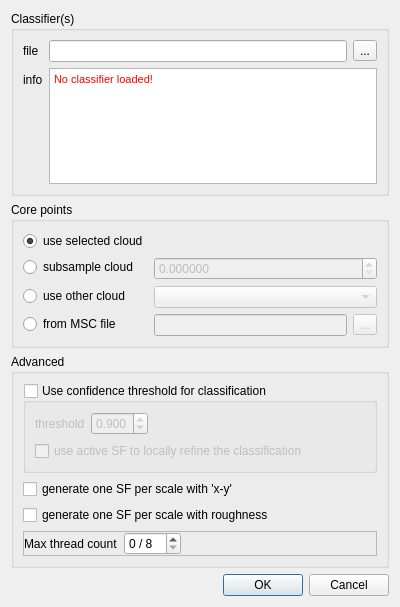
<?xml version="1.0" encoding="UTF-8"?>
<ui version="4.0">
 <class>CanupoClassifDialog</class>
 <widget class="QDialog" name="CanupoClassifDialog">
  <property name="geometry">
   <rect>
    <x>0</x>
    <y>0</y>
    <width>400</width>
    <height>607</height>
   </rect>
  </property>
  <property name="windowTitle">
   <string>CANUPO Classification</string>
  </property>
  <property name="windowIcon">
   <iconset resource="../qCanupo.qrc">
    <normaloff>:/CC/plugin/qCanupoPlugin/images/iconClassify.png</normaloff>:/CC/plugin/qCanupoPlugin/images/iconClassify.png</iconset>
  </property>
  <layout class="QVBoxLayout" name="verticalLayout">
   <item>
    <widget class="QGroupBox" name="groupBox">
     <property name="title">
      <string>Classifier(s)</string>
     </property>
     <layout class="QFormLayout" name="formLayout">
      <item row="0" column="0">
       <widget class="QLabel" name="label">
        <property name="text">
         <string>file</string>
        </property>
       </widget>
      </item>
      <item row="0" column="1">
       <layout class="QHBoxLayout" name="horizontalLayout_2">
        <item>
         <widget class="QLineEdit" name="classifFileLineEdit"/>
        </item>
        <item>
         <widget class="QToolButton" name="browseToolButton">
          <property name="text">
           <string>...</string>
          </property>
         </widget>
        </item>
       </layout>
      </item>
      <item row="1" column="0">
       <widget class="QLabel" name="label_2">
        <property name="text">
         <string>info</string>
        </property>
       </widget>
      </item>
      <item row="1" column="1">
       <widget class="QTextEdit" name="classifInfoTextEdit">
        <property name="html">
         <string>&lt;!DOCTYPE HTML PUBLIC &quot;-//W3C//DTD HTML 4.0//EN&quot; &quot;http://www.w3.org/TR/REC-html40/strict.dtd&quot;&gt;
&lt;html&gt;&lt;head&gt;&lt;meta name=&quot;qrichtext&quot; content=&quot;1&quot; /&gt;&lt;style type=&quot;text/css&quot;&gt;
p, li { white-space: pre-wrap; }
&lt;/style&gt;&lt;/head&gt;&lt;body style=&quot; font-family:'SimSun'; font-size:9pt; font-weight:400; font-style:normal;&quot;&gt;
&lt;p style=&quot; margin-top:0px; margin-bottom:0px; margin-left:0px; margin-right:0px; -qt-block-indent:0; text-indent:0px;&quot;&gt;&lt;span style=&quot; font-family:'MS Shell Dlg 2'; font-size:8pt; color:#ff0000;&quot;&gt;No classifier loaded!&lt;/span&gt;&lt;/p&gt;&lt;/body&gt;&lt;/html&gt;</string>
        </property>
       </widget>
      </item>
     </layout>
    </widget>
   </item>
   <item>
    <widget class="QGroupBox" name="corePointsGroupBox">
     <property name="toolTip">
      <string>Core points are points on which the computation is actually performed (result is then propagated to the neighboring points).</string>
     </property>
     <property name="title">
      <string>Core points</string>
     </property>
     <layout class="QFormLayout" name="formLayout_2">
      <item row="0" column="0">
       <widget class="QRadioButton" name="cpUseCloudRadioButton">
        <property name="toolTip">
         <string>Warning, might be quite long on more than 100 000 points...</string>
        </property>
        <property name="text">
         <string>use selected cloud</string>
        </property>
        <property name="checked">
         <bool>true</bool>
        </property>
       </widget>
      </item>
      <item row="2" column="0">
       <widget class="QRadioButton" name="cpUseOtherCloudRadioButton">
        <property name="toolTip">
         <string>Alternative core points cloud</string>
        </property>
        <property name="text">
         <string>use other cloud</string>
        </property>
       </widget>
      </item>
      <item row="2" column="1">
       <widget class="QComboBox" name="cpOtherCloudComboBox">
        <property name="enabled">
         <bool>false</bool>
        </property>
        <property name="toolTip">
         <string>Alternative core points cloud</string>
        </property>
       </widget>
      </item>
      <item row="1" column="0">
       <widget class="QRadioButton" name="cpSubsampleRadioButton">
        <property name="toolTip">
         <string>Subsampled version of the selected cloud</string>
        </property>
        <property name="text">
         <string>subsample cloud</string>
        </property>
       </widget>
      </item>
      <item row="1" column="1">
       <widget class="QDoubleSpinBox" name="cpSubsamplingDoubleSpinBox">
        <property name="enabled">
         <bool>false</bool>
        </property>
        <property name="toolTip">
         <string>Min. distance between points</string>
        </property>
        <property name="decimals">
         <number>6</number>
        </property>
        <property name="maximum">
         <double>1000000000.000000000000000</double>
        </property>
       </widget>
      </item>
      <item row="3" column="0">
       <widget class="QRadioButton" name="cpMscFileRadioButton">
        <property name="toolTip">
         <string>MSC files are generated by the original CANUPO tool (by N. Brodu)</string>
        </property>
        <property name="text">
         <string>from MSC file</string>
        </property>
       </widget>
      </item>
      <item row="3" column="1">
       <widget class="QFrame" name="cpMscFrame">
        <property name="enabled">
         <bool>false</bool>
        </property>
        <layout class="QHBoxLayout" name="horizontalLayout_4">
         <property name="leftMargin">
          <number>0</number>
         </property>
         <property name="topMargin">
          <number>0</number>
         </property>
         <property name="rightMargin">
          <number>0</number>
         </property>
         <property name="bottomMargin">
          <number>0</number>
         </property>
         <item>
          <widget class="QLineEdit" name="mscFileLineEdit"/>
         </item>
         <item>
          <widget class="QToolButton" name="mscBrowseToolButton">
           <property name="text">
            <string notr="true">...</string>
           </property>
          </widget>
         </item>
        </layout>
       </widget>
      </item>
     </layout>
    </widget>
   </item>
   <item>
    <widget class="QGroupBox" name="advancedGroupBox">
     <property name="title">
      <string>Advanced</string>
     </property>
     <property name="checked">
      <bool>false</bool>
     </property>
     <layout class="QVBoxLayout" name="verticalLayout_2">
      <item>
       <widget class="QGroupBox" name="useConfThresholdGroupBox">
        <property name="title">
         <string>Use confidence threshold for classification</string>
        </property>
        <property name="checkable">
         <bool>true</bool>
        </property>
        <property name="checked">
         <bool>false</bool>
        </property>
        <layout class="QVBoxLayout" name="verticalLayout_3">
         <item>
          <layout class="QHBoxLayout" name="horizontalLayout">
           <item>
            <widget class="QLabel" name="label_3">
             <property name="text">
              <string>threshold</string>
             </property>
            </widget>
           </item>
           <item>
            <widget class="QDoubleSpinBox" name="pokDoubleSpinBox">
             <property name="toolTip">
              <string>Points having a confidence under this threshold won't be classified (or a SF will be used)</string>
             </property>
             <property name="decimals">
              <number>3</number>
             </property>
             <property name="minimum">
              <double>0.000000000000000</double>
             </property>
             <property name="maximum">
              <double>1.000000000000000</double>
             </property>
             <property name="value">
              <double>0.900000000000000</double>
             </property>
            </widget>
           </item>
           <item>
            <spacer name="horizontalSpacer">
             <property name="orientation">
              <enum>Qt::Horizontal</enum>
             </property>
             <property name="sizeHint" stdset="0">
              <size>
               <width>40</width>
               <height>20</height>
              </size>
             </property>
            </spacer>
           </item>
          </layout>
         </item>
         <item>
          <widget class="QCheckBox" name="useSFCheckBox">
           <property name="toolTip">
            <string>Try to classify points with a low confidence based on the local SF values</string>
           </property>
           <property name="text">
            <string>use active SF to locally refine the classification</string>
           </property>
          </widget>
         </item>
        </layout>
       </widget>
      </item>
      <item>
       <widget class="QCheckBox" name="generateAdditionalSFsCheckBox">
        <property name="toolTip">
         <string>For test purpose!</string>
        </property>
        <property name="text">
         <string>generate one SF per scale with 'x-y'</string>
        </property>
       </widget>
      </item>
      <item>
       <widget class="QCheckBox" name="generateRoughnessSFsCheckBox">
        <property name="text">
         <string>generate one SF per scale with roughness</string>
        </property>
       </widget>
      </item>
      <item>
       <widget class="QFrame" name="frame">
        <property name="frameShape">
         <enum>QFrame::StyledPanel</enum>
        </property>
        <property name="frameShadow">
         <enum>QFrame::Raised</enum>
        </property>
        <layout class="QHBoxLayout" name="horizontalLayout_8">
         <property name="leftMargin">
          <number>0</number>
         </property>
         <property name="topMargin">
          <number>0</number>
         </property>
         <property name="rightMargin">
          <number>0</number>
         </property>
         <property name="bottomMargin">
          <number>0</number>
         </property>
         <item>
          <widget class="QLabel" name="label_4">
           <property name="text">
            <string>Max thread count</string>
           </property>
          </widget>
         </item>
         <item>
          <widget class="QSpinBox" name="maxThreadCountSpinBox">
           <property name="suffix">
            <string notr="true"> / 8</string>
           </property>
          </widget>
         </item>
         <item>
          <spacer name="horizontalSpacer_2">
           <property name="orientation">
            <enum>Qt::Horizontal</enum>
           </property>
           <property name="sizeHint" stdset="0">
            <size>
             <width>40</width>
             <height>20</height>
            </size>
           </property>
          </spacer>
         </item>
        </layout>
       </widget>
      </item>
     </layout>
    </widget>
   </item>
   <item>
    <spacer name="verticalSpacer">
     <property name="orientation">
      <enum>Qt::Vertical</enum>
     </property>
     <property name="sizeHint" stdset="0">
      <size>
       <width>20</width>
       <height>40</height>
      </size>
     </property>
    </spacer>
   </item>
   <item>
    <widget class="QDialogButtonBox" name="buttonBox">
     <property name="orientation">
      <enum>Qt::Horizontal</enum>
     </property>
     <property name="standardButtons">
      <set>QDialogButtonBox::Cancel|QDialogButtonBox::Ok</set>
     </property>
    </widget>
   </item>
  </layout>
 </widget>
 <resources>
  <include location="../qCanupo.qrc"/>
 </resources>
 <connections>
  <connection>
   <sender>buttonBox</sender>
   <signal>accepted()</signal>
   <receiver>CanupoClassifDialog</receiver>
   <slot>accept()</slot>
   <hints>
    <hint type="sourcelabel">
     <x>248</x>
     <y>254</y>
    </hint>
    <hint type="destinationlabel">
     <x>157</x>
     <y>274</y>
    </hint>
   </hints>
  </connection>
  <connection>
   <sender>buttonBox</sender>
   <signal>rejected()</signal>
   <receiver>CanupoClassifDialog</receiver>
   <slot>reject()</slot>
   <hints>
    <hint type="sourcelabel">
     <x>316</x>
     <y>260</y>
    </hint>
    <hint type="destinationlabel">
     <x>286</x>
     <y>274</y>
    </hint>
   </hints>
  </connection>
  <connection>
   <sender>cpSubsampleRadioButton</sender>
   <signal>toggled(bool)</signal>
   <receiver>cpSubsamplingDoubleSpinBox</receiver>
   <slot>setEnabled(bool)</slot>
   <hints>
    <hint type="sourcelabel">
     <x>69</x>
     <y>122</y>
    </hint>
    <hint type="destinationlabel">
     <x>262</x>
     <y>123</y>
    </hint>
   </hints>
  </connection>
  <connection>
   <sender>cpUseOtherCloudRadioButton</sender>
   <signal>toggled(bool)</signal>
   <receiver>cpOtherCloudComboBox</receiver>
   <slot>setEnabled(bool)</slot>
   <hints>
    <hint type="sourcelabel">
     <x>67</x>
     <y>148</y>
    </hint>
    <hint type="destinationlabel">
     <x>262</x>
     <y>149</y>
    </hint>
   </hints>
  </connection>
  <connection>
   <sender>cpMscFileRadioButton</sender>
   <signal>toggled(bool)</signal>
   <receiver>cpMscFrame</receiver>
   <slot>setEnabled(bool)</slot>
   <hints>
    <hint type="sourcelabel">
     <x>61</x>
     <y>284</y>
    </hint>
    <hint type="destinationlabel">
     <x>262</x>
     <y>286</y>
    </hint>
   </hints>
  </connection>
 </connections>
</ui>
